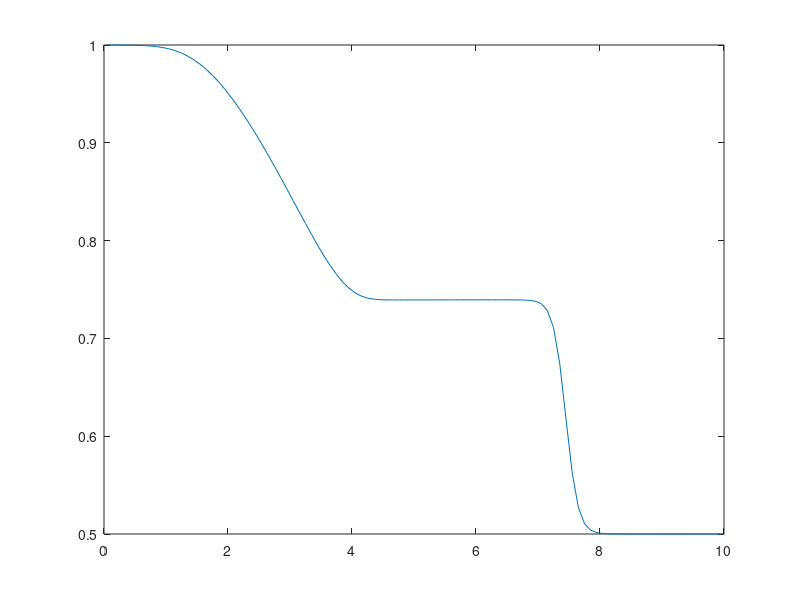

The MATLAB source for this figure:
% 1D shallow water
% All types of waves are computed

function shallow1D_all
  clear all;
  Lx = 10;
  n = 100;
  dx = Lx/n;
  dt = 0.01;
  g = 9.81;

  % Initialisation
  for i=1:n
    x(i) = dx/2 + (i-1)*dx;
  end

  for i=1:n
    if (x(i) <= Lx/2)
      h(i) = 1;
    else
      h(i) = 0.5;
    end
    u(i) = 0;
  end

  for i=1:n
    q1(i) = h(i);
    q2(i) = u(i)*h(i);
  end

  for t=0:dt:100*dt
    printf('debut \n');
    for i=1:n-1
      hL = q1(i);
      uL = q2(i)/q1(i);
      hR = q1(i+1);
      uR = q2(i+1)/q1(i+1);


      hstar = (uL-uR+2*(sqrt(g*hL)+sqrt(g*hR)))^2/(16*g);
      for k=0:20
        if (hstar <= hL)
          FL = uL+2*sqrt(g*hL)-2*sqrt(g*hstar);
          FLprime = - sqrt(g/hstar);
        else
          FL = uL-(hstar-hL)*sqrt(g*(hstar+hL)/(2*hstar*hL));
          delta = sqrt(1/hL+1/hstar);
          %FLprime = sqrt(g/2)*(-delta + (hstar-hL)/(hstar^2*2*delta));
          FLprime = - g*(hL^2+hL*hstar+2*hstar^2)/(2*sqrt(2)*sqrt(g*hL*hstar^3*(hL+hstar)));
        end
        if (hstar <= hR)
          FR = uR-2*sqrt(g*hR)+2*sqrt(g*hstar);
          FRprime = sqrt(g/hstar);
        else
          FR = uR+(hstar-hR)*sqrt(g*(hstar+hR)/(2*hstar*hR));
          delta = sqrt(1/hR+1/hstar);
          %FRprime = sqrt(g/2)*(delta - (hstar-hR)/(hstar^2*2*delta));
          FRprime = g*(hR^2+hR*hstar+2*hstar^2)/(2*sqrt(2)*sqrt(g*hstar*hR^3*(hR+hstar)));
        end
        G = FL-FR;
        Gprime = FLprime-FRprime;
        hstar = hstar - G/Gprime;
      end

      if (hstar <= hL) 
        ustar = uL+2*sqrt(g*hL)-2*sqrt(g*hstar);
      else 
        ustar = uL-(hstar-hL)*sqrt(g*(hstar+hL)/(2*hstar*hL));
      end

      if (hstar > hL) % shock wave 
        if (abs(hstar -hL) > 1e-6)
          sLeft1 = (hstar*ustar-hL*uL)/(hstar-hL);
        else
          sLeft1 = uL -sqrt(g*hL);
        end
        sLeft2 = sLeft1 ;
      else % rarefaction wave
        sLeft1 = uL-sqrt(g*hL);
        sLeft2 = ustar-sqrt(g*hstar);
      end
      if (hstar > hR) % shock wave 
        if (abs(hstar -hR) > 1e-6)
          sRight1 = (hstar*ustar-hR*uR)/(hstar-hR);
        else
          sRight1 = uR +sqrt(g*hR);
        end
        sRight2 = sRight1 ;
      else % rarefaction wave
        sRight1 = ustar+sqrt(g*hstar);
        sRight2 = uR+sqrt(g*hR);
      end

      % Goudunov's method
      if (sLeft1 > 0)
        hTmp = hL;
        uTmp = uL;
      elseif (sRight2 < 0)
        hTmp = hR;
        uTmp = uR;
      elseif (sLeft1 < 0 && sLeft2 > 0)
        hTmp = (uL+2*sqrt(g*hL))^2/(9*g);
        uTmp = uL+2*sqrt(g*hL)-2*sqrt(g*hTmp);
      elseif (sRight1 < 0 && sRight2 > 0)
        hTmp = (uR-2*sqrt(g*hR))^2/(9*g);
        uTmp = uL-2*sqrt(g*hR)+2*sqrt(g*hTmp);
      else
        hTmp = hstar;
        uTmp = hstar*ustar;
      end

      F1(i) = hTmp*uTmp;
      F2(i) = hTmp*uTmp^2+0.5*g*hTmp^2;
    end

    for i=2:n-1
      q1(i) = q1(i) - dt/dx*(F1(i)-F1(i-1));
      q2(i) = q2(i) - dt/dx*(F2(i)-F2(i-1));
    end
    plot(x,q1);
    drawnow;
  end

end
